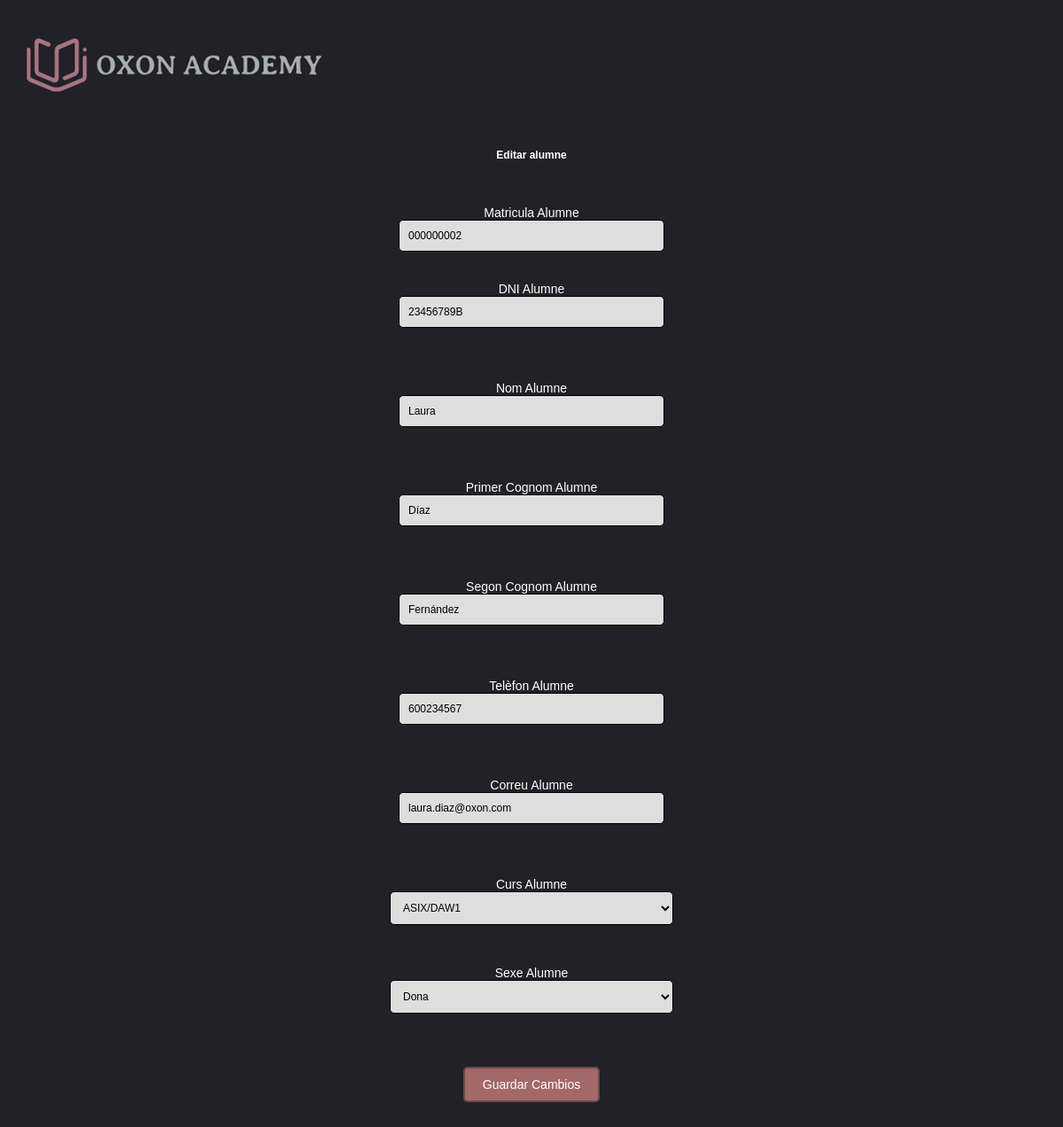
The page /WEB/formularios/alumne/formeditarAlumne.php?ID=000000002 on the database as committed earlier.
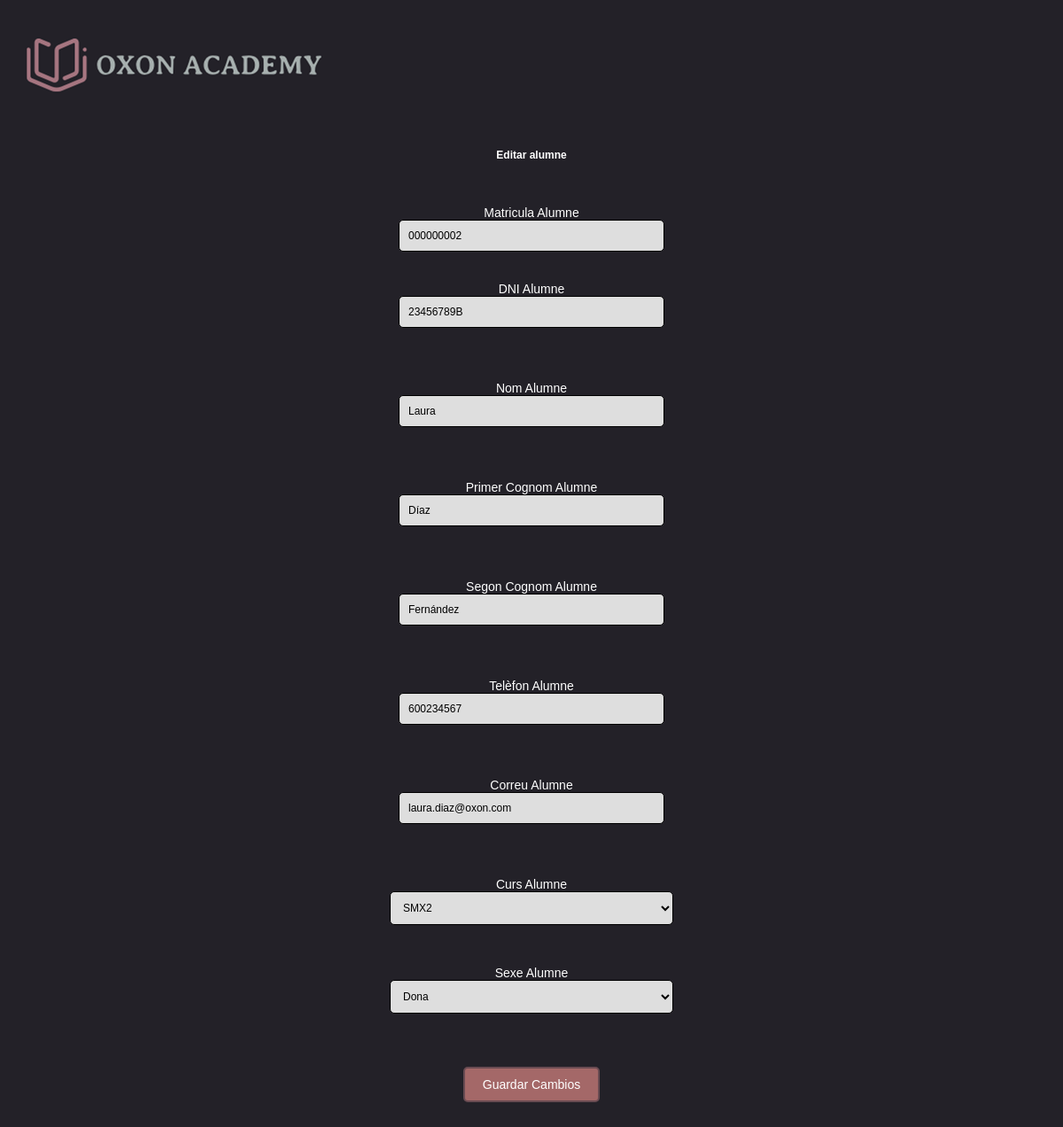
The same page on the database as committed later.
### tables this page shows
CREATE TABLE tbl_alumnes(
  Matricula_alumne CHAR(9) NOT NULL PRIMARY KEY,
  DNI_alumne CHAR(9) NOT NULL,
  Nom_alumne VARCHAR(30) NULL,
  Primer_Cognom_alumne VARCHAR(60) NOT NULL,
  Segon_Cognom_alumne VARCHAR(60) NOT NULL,
  Telefon_alumne CHAR(9) NOT NULL,
  Correu_alumne VARCHAR(50) NOT NULL,
  Sexe_alumne ENUM('Home','Dona','No binari') NOT NULL,
  FK_ID_curs INT NOT NULL
);

### WEB/formularios/alumne/formeditarAlumne.php (the view, shortened to what this page needs)
<?php
    if (!isset($_GET['ID'])){
        header('Location: ./../../crud.php');
        exit();
    } else {
        require_once './../../conexion.php';
        try {
            $ID = $_GET['ID'];
            $stmt = $conn->prepare("SELECT * FROM tbl_alumnes WHERE Matricula_alumne = ?");
            $stmt->bindParam(1, $ID);
            $stmt->execute();
            $datos_escuela = $stmt->fetchAll();
            $array=array();
            foreach($datos_escuela as $clave => $valor){
                $array=$valor;
            }
        } catch (PDOException $e) {
            echo "Error al obtener datos de la base de datos: " . $e->getMessage();
        }
    }
?>
<head>
    <link rel="stylesheet" href="./../../css/style.css">
</head>
<body class="CRUD">
    <br>
    <div class="logo">
        <img src="./../../img/logoextendido.png" alt="LOGO">
    </div>
    <div class="titulo">
        <h1>Editar alumne</h1>
    </div>
    <form action="./../../acciones/editar.php" method="post">
        <label for="Matricula_Alumne">Matricula Alumne</label><br>
        <input type="text" id="Matricula_Alumne" name="Matricula_Alumne" value="<?php echo $ID; ?>" readonly>
        <br><br>
        <label for="DNI_Alumne">DNI Alumne</label><br>
        <input type="text" id="DNI_Alumne" name="DNI_Alumne" value="<?php echo $array[1];?>" placeholder="Introduzca su DNI - 8 Numeros y letra" pattern="[0-9]{8}[A-Za-z]{1}" readonly>
        <br><br>
        <label for="Nom_Alumne">Nom Alumne</label><br>
        <input onmouseleave="validarNombre()" type="text" id="Nom_Alumne" name="Nom_Alumne" value="<?php echo $array[2]?>"  maxlength="30"required>
        <br><br>
        <label for="Primer_Cognom_Alumne">Primer Cognom Alumne</label><br>
        <input onmouseleave="validaApellido1()" type="text" id="Primer_Cognom_Alumne" name="Primer_Cognom_Alumne" value="<?php echo $array[3]?>" maxlength="60" required>
        <br><br>
        <label for="Segon_Cognom_Alumne">Segon Cognom Alumne</label><br>
        <input onmouseleave="validaApellido2()" type="text" id="Segon_Cognom_Alumne" name="Segon_Cognom_Alumne" value="<?php echo $array[4]?>" maxlength="60" required>
        <br><br>
        <label for="Telefon_Alumne">Telèfon Alumne</label><br>
        <input onmouseleave="validaTelf()" type="tel" id="Telefon_Alumne" name="Telefon_Alumne" value="<?php echo $array[5]?>" required>
        <br><br>
        <label for="Correu_Alumne">Correu Alumne</label><br>
        <input onmouseleave="validaEmail()" type="email" id="Correu_Alumne" name="Correu_Alumne" value="<?php echo $array[6]?>" required>
        <br><br>
        <label for="FK_ID_curs">Curs Alumne</label><br>
        <select onmouseleave="validaOpcionesCurso()" id="FK_ID_curs" name="FK_ID_curs" class="selectform" required>
            <option value="3" <?php echo ($array[8] == '3') ? 'selected' : ''; ?>>ASIX/DAW1</option>
            <option value="2" <?php echo ($array[8] == '2') ? 'selected' : ''; ?>>SMX2</option>
        </select>
        <br>
        <label for="Sexe_Alumne">Sexe Alumne</label><br>
        <select onmouseleave="validaOpcionesSexo()" id="Sexe_Alumne" name="Sexe_Alumne" class="selectform" required>
            <option <?php echo ($array[7] == "Dona") ? 'selected' : ''; ?>>Dona</option>
        </select>
        <br><br>
        <input type="submit" value="Guardar Cambios" class="button_form">
    </form><br><br>
</body>

Rows that differ between the two databases and show on the page:
changed tbl_alumnes "Laura": FK_ID_curs (not shown) → "SMX2"
Other text that changed with them:
form field FK_ID_curs: "ASIX/DAW1" → (not shown)
